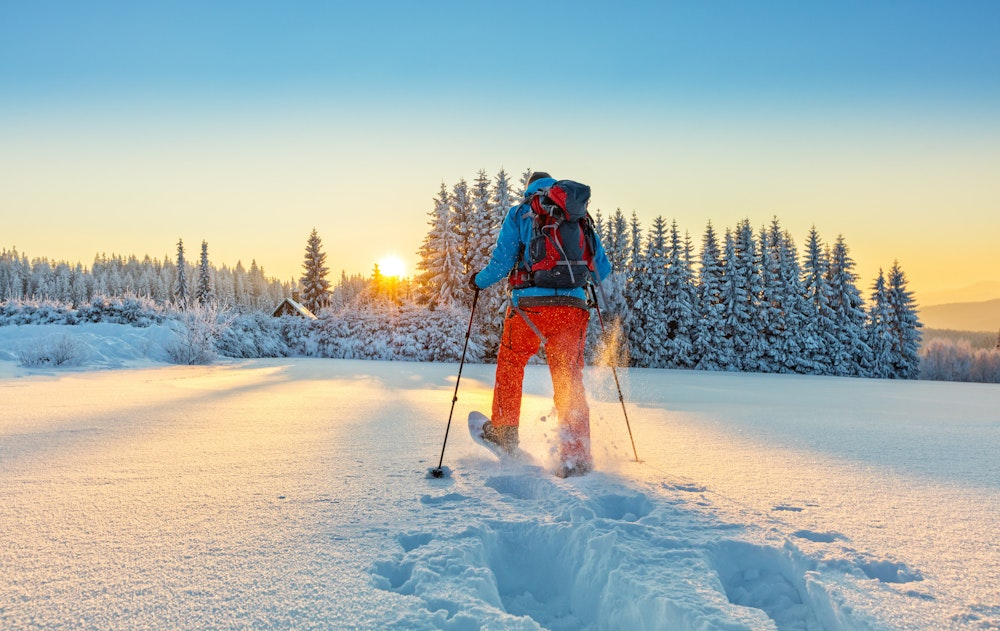
#> input picture experiment7/input.jpg, 1000 x 631 px
$ python main.py
#> lines starting #> are read from the running program, lines starting #| are printed output that depends on the picture
import cv2
import numpy as np
import matplotlib.pyplot as plt
img = cv2.imread("input.jpg", 0)
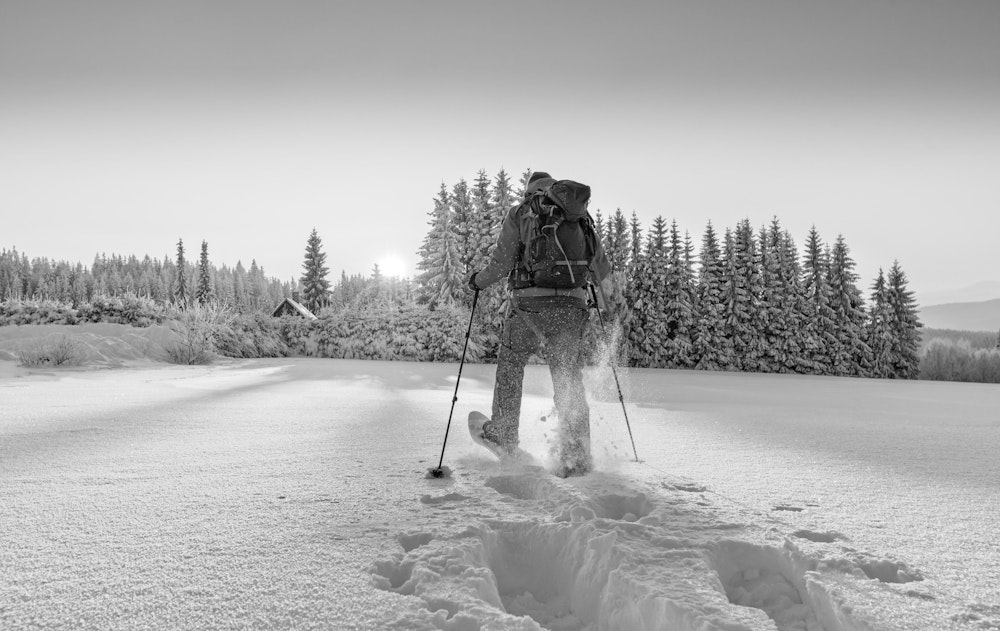
#> img: shape (631, 1000); min 0, max 255, mean 175.2
def sp_noise(image, prob=0.05):
#> called with prob = 0.05
    noisy = np.copy(image)
    rnd = np.random.rand(*image.shape)
    noisy[rnd < prob/2] = 0
    noisy[rnd > 1 - prob/2] = 255
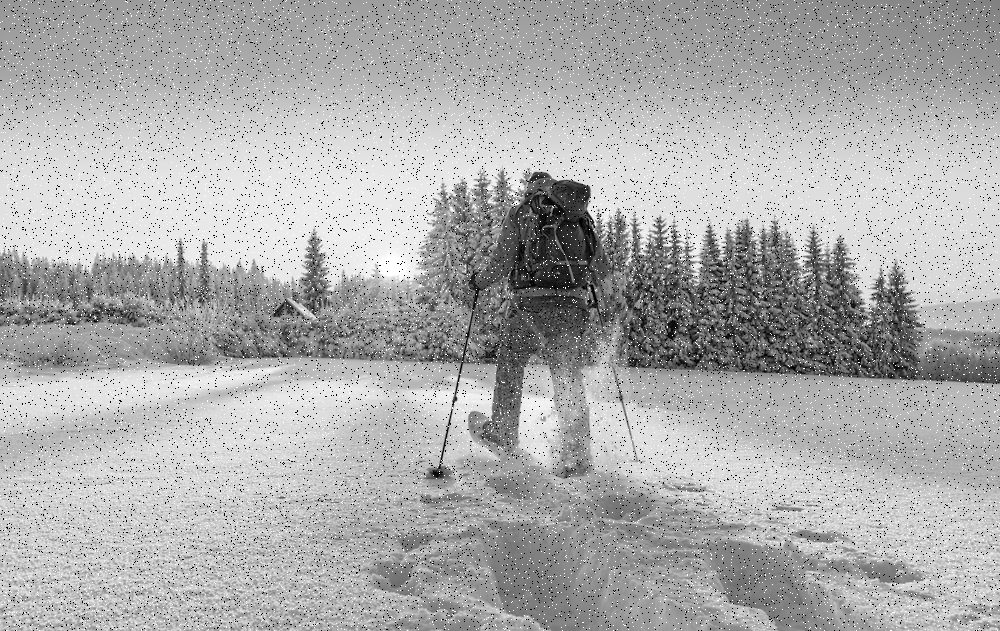
#> noisy: shape (631, 1000); min 0, max 255, mean 172.8
    return noisy
sp_noisy = sp_noise(img)
sp_denoised = cv2.medianBlur(sp_noisy, 3)
def speckle_noise(image):
    row,col = image.shape
#> row = 631; col = 1000
    noise = np.random.randn(row,col) * 0.2
    noisy = image + image * noise
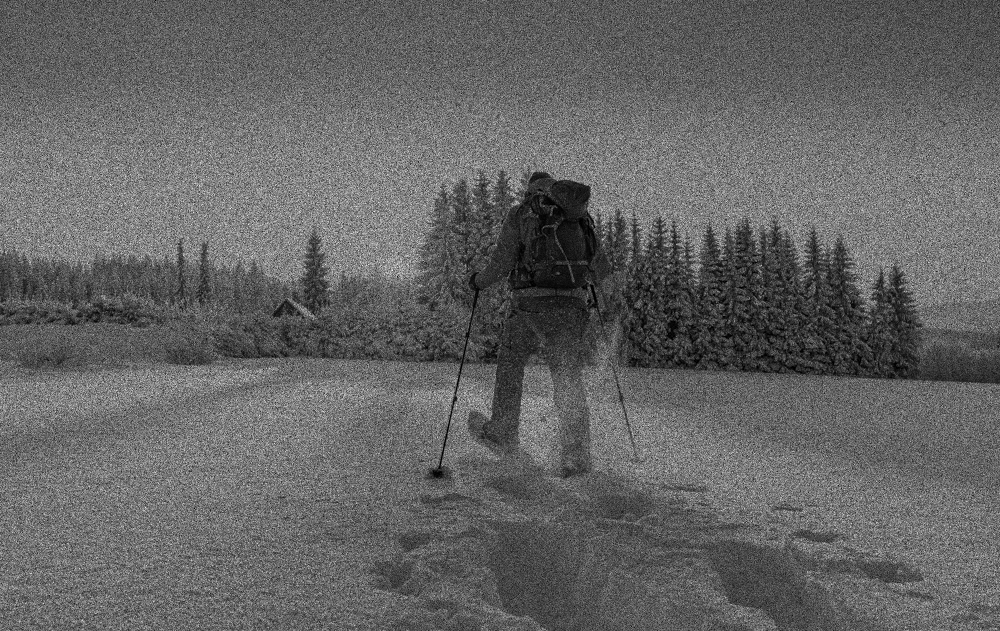
#> noisy: shape (631, 1000) float64; min -0.0717, max 443.1, mean 175.2; drawn with min black and max white
    return np.clip(noisy,0,255).astype(np.uint8)
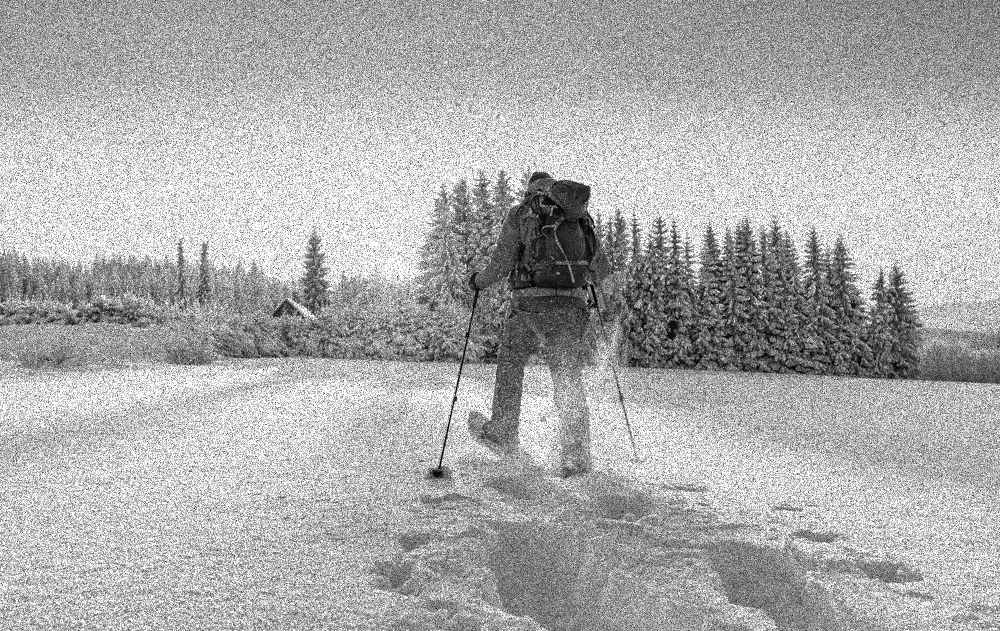
#> returned value: shape (631, 1000); min 0, max 255, mean 172.7
speckle_noisy = speckle_noise(img)
speckle_denoised = cv2.GaussianBlur(speckle_noisy,(3,3),0)
plt.figure(figsize=(12,6))
plt.subplot(2,3,1), plt.imshow(img,cmap='gray'), plt.title("Original")
plt.axis("off")
plt.subplot(2,3,2), plt.imshow(sp_noisy,cmap='gray'), plt.title("Salt & Pepper Noise")
plt.axis("off")
plt.subplot(2,3,3), plt.imshow(sp_denoised,cmap='gray'), plt.title("Denoised (Median)")
plt.axis("off")
plt.subplot(2,3,4), plt.imshow(speckle_noisy,cmap='gray'), plt.title("Speckle Noise")
plt.axis("off")
plt.subplot(2,3,5), plt.imshow(speckle_denoised,cmap='gray'), plt.title("Denoised (Gaussian)")
plt.axis("off")
plt.show()
